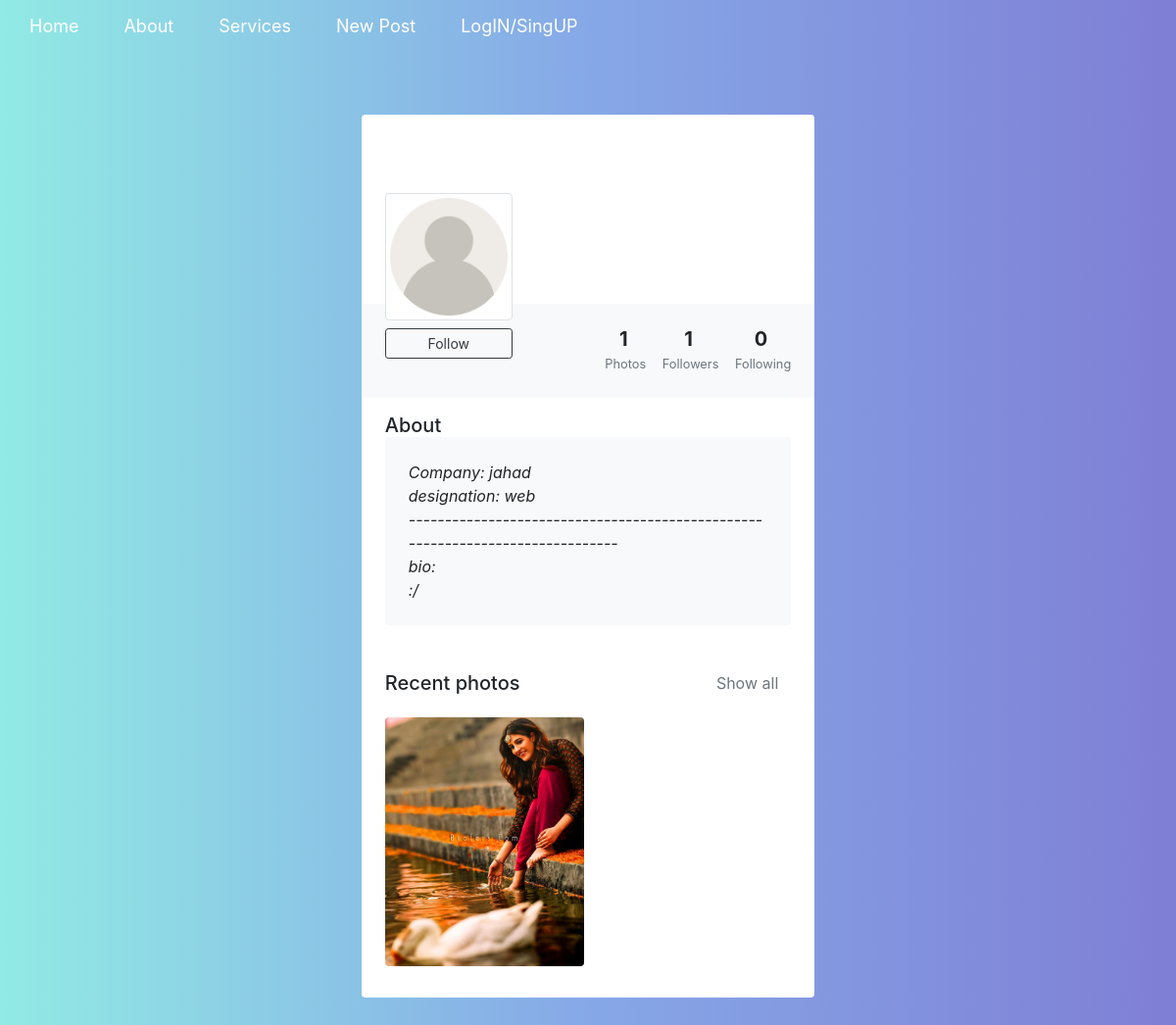
Page /profile/PedramGamer on the committed database.
### accounts/models.py (models this page shows, shortened)
class User_profile(models.Model):
    user = models.OneToOneField(User, on_delete=models.CASCADE)
    user_img = models.ImageField(upload_to='profile_img', blank=True, null=True, default="profile_img/user_default2.png")
    user_phone_num = models.IntegerField(blank=True, null=True)
    user_company = models.CharField(max_length=100, default="", blank=True, null=True)
    user_designation = models.CharField(max_length=100, default="", blank=True, null=True)
    user_location = models.CharField(max_length=100, default="", blank=True, null=True)
    bio = models.CharField(max_length=100, default="", blank=True, null=True)
    born = models.DateField(blank=True, null=True)
    following = models.ManyToManyField("self", blank=True, related_name="followers", symmetrical=False)

### post/models.py (models this page shows, shortened)
class Post(models.Model):
    post_img = models.ImageField(upload_to='post_img', default='post_img/post_default.png')
    tags =  models.TextField(blank=True, null=True)
    title = models.CharField(max_length=255, default='')
    body = models.TextField()
    user = models.ForeignKey(User, on_delete=models.CASCADE)
    date = models.DateTimeField(auto_now_add=True)
    like = models.ManyToManyField(User, blank=True, related_name="likes", symmetrical=False)

### accounts/views.py (the view)
# urls.py: path('profile/<str:username>', views.profile_detail, name='profile_detail'),
def profile_detail(request, username):
    user = get_object_or_404(User_profile, user__username = username)
    post = User.objects.get(username = username).post_set.filter().order_by('-id')[:4][::-1]
    return render(request, 'accounts/profile_far_view.html', {'profile' : user , 'post' : post})

### accounts/templates/accounts/profile_far_view.html (shortened to what this page needs)
{% extends 'base.html' %}
{% load static %}
{% block style %}
{% static 'Profile\css\profile_far_viee.css' %}
{% endblock style %}
{% block head %}
<link href="https://maxcdn.bootstrapcdn.com/bootstrap/4.0.0/css/bootstrap.min.css" rel="stylesheet">
{% endblock head %}
{% block body %}
<body classname="snippet-body">
    <div class="row py-5 px-4">
        <div class="col-md-5 mx-auto">
            <div class="bg-white shadow rounded overflow-hidden">
                <div class="px-4 pt-0 pb-4 cover">
                    <div class="media align-items-end profile-head">
                        <div class="profile mr-3"><img src="{{ profile.user.user_profile.user_img.url }}" alt="..."
                                width="130" class="rounded mb-2 img-thumbnail">
                            {% if request.user.username %}
                            {% if request.user.username == profile.user.username %}
                            <a href="#" class="btn btn-outline-dark btn-sm btn-block">Edit profile</a>
                        </div>
                        {% else %}
                        {% if request.user.user_profile in profile.following.all %}
                        <a href="{% url 'followToggle' author=profile.user.username %}"
                            class="btn btn-outline-dark btn-sm btn-block">Unfollow</a>
                    </div>
                    {% else %}
                    <a href="{% url 'followToggle' author=profile.user.username %}"
                        class="btn btn-outline-dark btn-sm btn-block">Follow</a>
                </div>
                {% endif %}
                {% endif %}
                {% else %}
                <a href="{% url 'enter_acc' %}" class="btn btn-outline-dark btn-sm btn-block">Follow</a>
            </div>
            {% endif %}
            <div class="media-body mb-5 text-white">
                <h4 class="mt-0 mb-0">{{ profile.user.username }}</h4>
                <p class="small mb-4"> {{ profile.user.first_name}} {{profile.user.last_name}}</p>
                <p class="small mb-4"> {{profile.user.user_profile.user_location}}</p>
            </div>
        </div>
    </div>
    <div class="bg-light p-4 d-flex justify-content-end text-center">
        <ul class="list-inline mb-0">
            <li class="list-inline-item">
                <h5 class="font-weight-bold mb-0 d-block">{{ profile.user.post_set.count }}</h5><small
                    class="text-muted"> Photos</small>
            </li>
            <li class="list-inline-item">
                <h5 class="font-weight-bold mb-0 d-block">{{ profile.following.count }}</h5><small class="text-muted">
                    Followers</small>
            </li>
            <li class="list-inline-item">
                <h5 class="font-weight-bold mb-0 d-block">{{ profile.followers.count }}</h5><small class="text-muted">
                    Following</small>
            </li>
        </ul>
    </div>
    <div class="px-4 py-3">
        <h5 class="mb-0">About</h5>
        <div class="p-4 rounded shadow-sm bg-light">
            <p class="font-italic mb-0">Company: {{ profile.user.user_profile.user_company}}</p>
            <p class="font-italic mb-0">designation: {{ profile.user.user_profile.user_designation}}</p>
            <p class="font-italic mb-0">------------------------------------------------------------------------------
            </p>
            <p class="font-italic mb-0">bio:</p>
            <p class="font-italic mb-0">{{ profile.user.user_profile.bio}}</p>
        </div>
    </div>
    <div class="py-4 px-4">
        <div class="d-flex align-items-center justify-content-between mb-3">
            <h5 class="mb-0">Recent photos</h5><a href="{% url 'profile_posts' username=profile.user.username %}" class="btn btn-link text-muted">Show all</a>
        </div>
        <div class="row">
            {% for p in post %}
            <div class="col-lg-6 mb-2 pr-lg-1"><a href="{% url 'post' pk=p.id %}"><img
                        src="{{ p.post_img.url }}"
                        alt="#" class="img-fluid rounded shadow-sm"></a></div>
            {% endfor %}
        </div>
    </div>
    </div>
    </div>
    </div>
</body>
{% endblock body %}

### static/nav/nav_bar.css (style rules this page uses)
* { margin: 0; padding: 0; box-sizing: content-box; }
body { font-family: cursive; }
a { text-decoration: none; }
li { list-style: none; }

### static/Profile/css/profile_far_viee.css (style rules this page uses)
.profile-head { transform: translateY(5rem) }
.cover { background-image: url(https://img.freepik.com/free-photo/starry-night-sky_1048-11828.jpg?w=2000&t=st=1683904395~exp=1683904995~hmac=9b1274e2b36afcb3ffb19e4e4c1d7a9ceb53dd4b117a5e848140e6cfcfb9c50e); background-size: cover; background-repeat: no-repeat }
body { background: #7f7fd5; background: linear-gradient(to right, #91eae4, #86a8e7, #7f7fd5); min-height: 100vh; overflow-x: hidden; }

### rows in the picture
User_profile: user.user_profile.user_img (placeholder picture), user.post_set.count "1", following.count "1", followers.count "0", user.user_profile.user_company "jahad", user.user_profile.user_designation "web", user.user_profile.bio ":/"
Post: post_img (picture)
